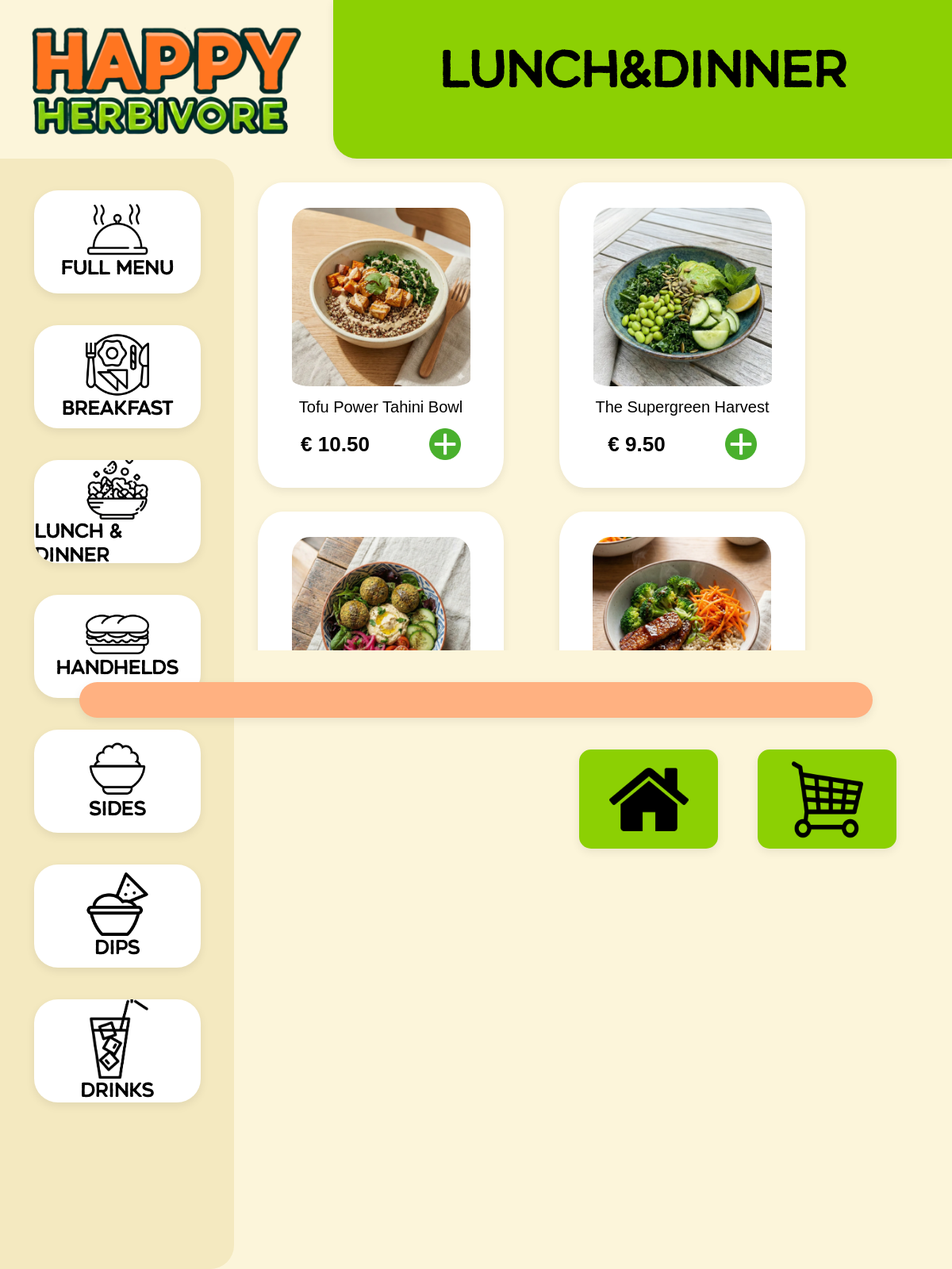
/menu.php?category=2, run on the app's committed database.
### tables this page shows
CREATE TABLE `categories` (
  `category_id` int(11) NOT NULL,
  `name` varchar(50) NOT NULL,
  `description` text NOT NULL
);

CREATE TABLE `products` (
  `product_id` int(11) NOT NULL,
  `category_id` int(11) NOT NULL,
  `image_id` int(11) NOT NULL,
  `name` varchar(50) NOT NULL,
  `description` text NOT NULL,
  `price` decimal(25,2) NOT NULL,
  `kcal` varchar(25) NOT NULL,
  `diet_type` text NOT NULL,
  `available` tinyint(1) NOT NULL
);

CREATE TABLE `images` (
  `image_id` int(11) NOT NULL,
  `filename` varchar(255) NOT NULL,
  `description` text NOT NULL
);

### lang.php (called while the page is built, shortened)
<?php
require_once __DIR__ . '/connection.php';
function getCurrentLanguage(): string
{
    $option = $_SESSION['languageOption'] ?? 'English';
    return 'en';
}
function t(string $key, ?string $default = null): string
{
    static $cache = [];
    $lang = getCurrentLanguage();
    $cacheKey = $lang . '|' . $key;
    if (isset($cache[$cacheKey])) {
        return $cache[$cacheKey];
    }
    global $pdo;
    try {
        $stmt = $pdo->prepare(
            'SELECT text FROM translations WHERE language = :language AND `key` = :key LIMIT 1'
        );
        $stmt->execute([
            ':language' => $lang,
            ':key'      => $key,
        ]);
        $row = $stmt->fetch(PDO::FETCH_ASSOC);
        if ($row && isset($row['text'])) {
            $cache[$cacheKey] = $row['text'];
            return $row['text'];
        }
    } catch (Throwable $e) {
    }
    if ($default !== null) {
        return $default;
    }
    return $default ?? $key;
}

### menu.php (the view, shortened to what this page needs)
<?php
include("connection.php");
require_once 'lang.php';
try {
    $category_id = $_GET['category'] ?? null;
    if ($category_id) {
        $stmt = $pdo->prepare("
            SELECT products.*, images.filename, images.description AS image_description
            FROM products
            LEFT JOIN images ON products.image_id = images.image_id
            WHERE products.category_id = :category_id
        ");
        $stmt->bindParam(':category_id', $category_id, PDO::PARAM_INT);
    } else {
        $stmt = $pdo->prepare("
            SELECT products.*, images.filename, images.description AS image_description
            FROM products
            LEFT JOIN images ON products.image_id = images.image_id
        ");
    }
    $header_title = t('menu.category.full_menu', 'Full Menu');
if ($category_id) {
    $stmtCategory = $pdo->prepare("
        SELECT name
        FROM categories
        WHERE category_id = :category_id
    ");
    $stmtCategory->bindParam(':category_id', $category_id, PDO::PARAM_INT);
    $stmtCategory->execute();
    $category = $stmtCategory->fetch(PDO::FETCH_ASSOC);
    if ($category) {
        $header_title = $category['name'];
    }
}
    $stmt->execute();
    $products = $stmt->fetchAll(PDO::FETCH_ASSOC);
} catch (PDOException $e) {
    echo "Error: " . $e->getMessage();
    exit;
}
?>
<!DOCTYPE html>
<html lang="<?= htmlspecialchars(getCurrentLanguage()); ?>">
<head>
    <link rel="stylesheet" href="assets/css/menu.css">
    <link rel="stylesheet" href="assets/css/style.css">
</head>
<body>
    <div class="topbar-container">
        <div class="top-left">
            <img src="assets/img/logo_big_happy_herbivore_transparent.png" id="menu-logo">
        </div>
        <div class="top-right">
            <div id="menu-topbox">
                <h2><?= htmlspecialchars($header_title); ?></h2>
            </div>
        </div>
    </div>
    <div class="content-container">
        <div class="categories-box">
    <a href="menu.php" class="option-button">
        <img src="assets/img/highlights.png" id="category-icon">
        <h1><?= htmlspecialchars(t('menu.category.full_menu', 'Full menu')); ?></h1>
    </a>
    <a href="menu.php?category=1" class="option-button">
        <img src="assets/img/breakfast-icon.png" id="category-icon">
        <h1><?= htmlspecialchars(t('menu.category.breakfast', 'Breakfast')); ?></h1>
    </a>
    <a href="menu.php?category=2" class="option-button">
        <img src="assets/img/salad-icon.png" id="category-icon">
        <h1><?= htmlspecialchars(t('menu.category.lunch_dinner', 'Lunch & Dinner')); ?></h1>
    </a>
    <a href="menu.php?category=4" class="option-button">
        <img src="assets/img/sandwich-icon.png" id="category-icon">
        <h1><?= htmlspecialchars(t('menu.category.handhelds', 'Handhelds')); ?></h1>
    </a>
    <a href="menu.php?category=3" class="option-button">
        <img src="assets/img/sides-icon.png" id="category-icon">
        <h1><?= htmlspecialchars(t('menu.category.sides', 'Sides')); ?></h1>
    </a>
    <a href="menu.php?category=5" class="option-button">
        <img src="assets/img/dips-icon.png" id="category-icon">
        <h1><?= htmlspecialchars(t('menu.category.dips', 'Dips')); ?></h1>
    </a>
    <a href="menu.php?category=6" class="option-button">
        <img src="assets/img/drink-icon.png" id="category-icon">
        <h1><?= htmlspecialchars(t('menu.category.drinks', 'Drinks')); ?></h1>
    </a>
        </div>
<div class="menu-items">
<?php foreach($products as $product): ?>
<div class="menu-item">
<a href="product.php?id=<?= $product['product_id']; ?>" class="menu-link">
<?php if(!empty($product['filename'])): ?>
<img src="assets/img/<?= htmlspecialchars($product['filename']); ?>"
     class="product-image"
     alt="<?= htmlspecialchars(t('product.description.' . (string)$product['product_id'], $product['description'])); ?>">
<?php endif; ?>
<h3><?= htmlspecialchars(t('product.name.' . (string)$product['product_id'], $product['name'])); ?></h3>
</a>
<div class="productinfo-container">
<div class="left-row">
<h4>€ <?= htmlspecialchars($product['price']); ?></h4>
</div>
<div class="right-row">
<a href="cart_action.php?id=<?= $product['product_id']; ?>">
<img src="assets/img/add-icon.png" class="add-button">
</a>
</div>
</div>
</div>
<?php endforeach; ?>
</div>
        </div>
    <div class="bottombar-container">
        <div id="pink-bar"></div>
        <div class="button-row">
        <a href="index.php" id="cancel-button">
            <img src="assets/img/home-icon.png" id="cancel-image">
        </a>
        <a href="cart.php" id="cart-button">
            <img src="assets/img/cart.png" id="cart-image">
        </a>
        </div>
        </div>
</body>
</html>

### assets/css/menu.css (style rules this page uses)
html, body { margin: 0; padding: 0; height: 100%; background-color: #FCF5DA; }
.topbar-container { width: 100%; height: auto; display: flex; flex-direction: row; }
.top-left { width: 35%; display: flex; align-items: center; justify-content: center; flex-direction: column; }
.top-right { width: 65%; display: flex; align-items: center; justify-content: center; text-align: center; flex-direction: column; }
#menu-logo { width: 350px; height: auto; }
#menu-topbox { width: 100%; height: 200px; background-color: #8CD003; border-radius: 0px 0px 0px 30px; box-shadow: 0 4px 12px rgba(0, 0, 0, 0.08); }
h2 { font-size: 60px; font-family: NotoSans, sans-serif; }
.content-container { width: 100%; height: 70%; display: flex; flex-direction: row; }
.categories-box { width: 295px; height: 1400px; background-color: #F4E9C0; border-radius: 0px 30px 30px 0px; display: flex; flex-direction: column; align-items: center; }
.option-button { width: 210px; height: 130px; border-radius: 30px; background-color: white; margin-top: 40px; display: flex; align-items: center; justify-content: center; flex-direction: column; overflow: hidden; text-decoration: none; box-shadow: 0 4px 12px rgba(0, 0, 0, 0.08); }
.menu-link { text-decoration: none; color: black; }
#category-icon { width: 80px; height: auto; }
h1 { font-size: 23px; font-family: NotoSans, sans-serif; margin: 0.5px; color: black; }
.menu-items { width: 70%; height: 100%; padding: 30px; display: flex; flex-wrap: wrap; flex-direction: row; column-gap: 70px; row-gap: 30px; align-content: flex-start; justify-content: flex-start; overflow-y: scroll; }
.menu-item { width: 300px; height: 375px; background-color: white; border-radius: 10%; display: flex; flex-direction: column; justify-content: center; align-items: center; overflow: hidden; padding: 5px; box-shadow: 0 4px 12px rgba(0, 0, 0, 0.08); }
.product-image { width: 225px; height: auto; border-radius: 10%; padding-bottom: 15px; display: block; margin: 0 auto; }
h3 { margin: 0; font-size: 20px; font-family: NotoSans, sans-serif; font-weight: 500; text-align: center; }
h4 { margin: 0; font-size: 26px; font-weight: bold; font-family: NotoSans, sans-serif; }
.add-button { width: 40px; height: auto; }
.productinfo-container { width: 100%; display: flex; flex-direction: row; column-gap: 75px; justify-content: center; padding-top: 15px; }
.left-row { margin-top: 5px; }
.bottombar-container { width: 100%; height: auto; display: flex; flex-direction: column; align-items: center; row-gap: 40px; }
#pink-bar { width: 1000px; height: 45px; border-radius: 40px; background-color: #FFB181; margin-top: 100px; box-shadow: 0 4px 12px rgba(0, 0, 0, 0.08); }
#cart-button { width: 175px; height: 125px; background-color: #8CD003; border-radius: 15px; display: flex; justify-content: center; align-items: center; margin-right: 70px; box-shadow: 0 4px 12px rgba(0, 0, 0, 0.08); }
#cart-image { width: 90px; height: 100px; padding: 10px; }
.button-row { width: 100%; display: flex; flex-direction: row; justify-content: flex-end; gap: 50px; }
#cancel-button { width: 175px; height: 125px; background-color: #8CD003; border-radius: 15px; display: flex; justify-content: center; align-items: center; box-shadow: 0 4px 12px rgba(0, 0, 0, 0.08); }
#cancel-image { width: 100px; height: auto; }

### assets/css/style.css (style rules this page uses)
html, body { margin: 0; padding: 0; height: 100%; }
h1, h2 { font-family: 'renos_roughregular', sans-serif; }

### data on the page
categories: name "Lunch&dinner"
products: image.filename (picture), name "Tofu Power Tahini Bowl", price "10.50"
products: image.filename (picture), name "The Supergreen Harvest", price "9.50"
products: image.filename (picture)
products: image.filename (picture)

### other printed values
t('menu.category.full_menu', 'Full menu') "Full menu"
t('menu.category.breakfast', 'Breakfast') "Breakfast"
t('menu.category.lunch_dinner', 'Lunch & Dinner') "Lunch & Dinner"
t('menu.category.handhelds', 'Handhelds') "Handhelds"
t('menu.category.sides', 'Sides') "Sides"
t('menu.category.dips', 'Dips') "Dips"
t('menu.category.drinks', 'Drinks') "Drinks"
